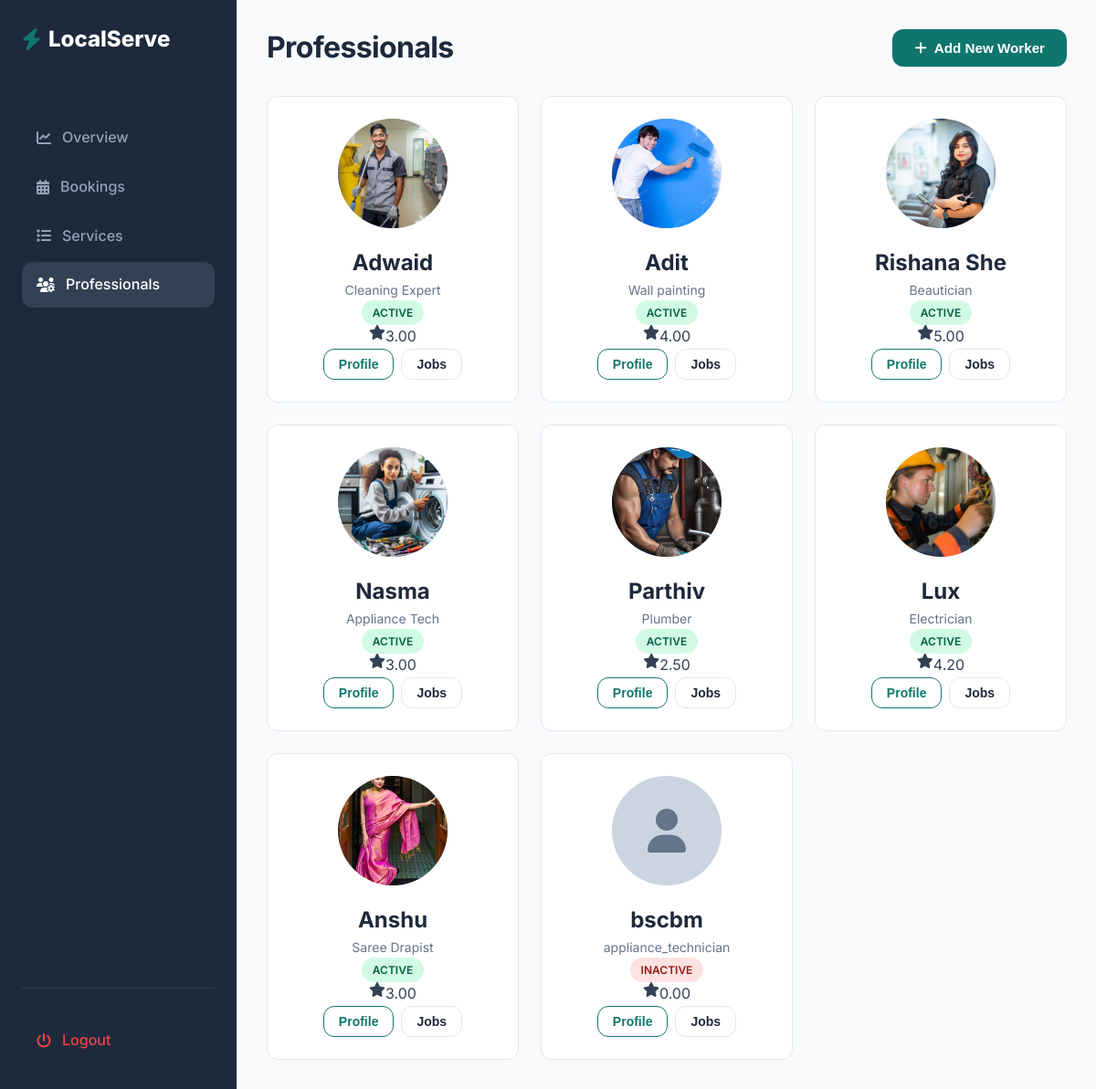
/services/admin_workers/, run on an earlier commit of the app's database.
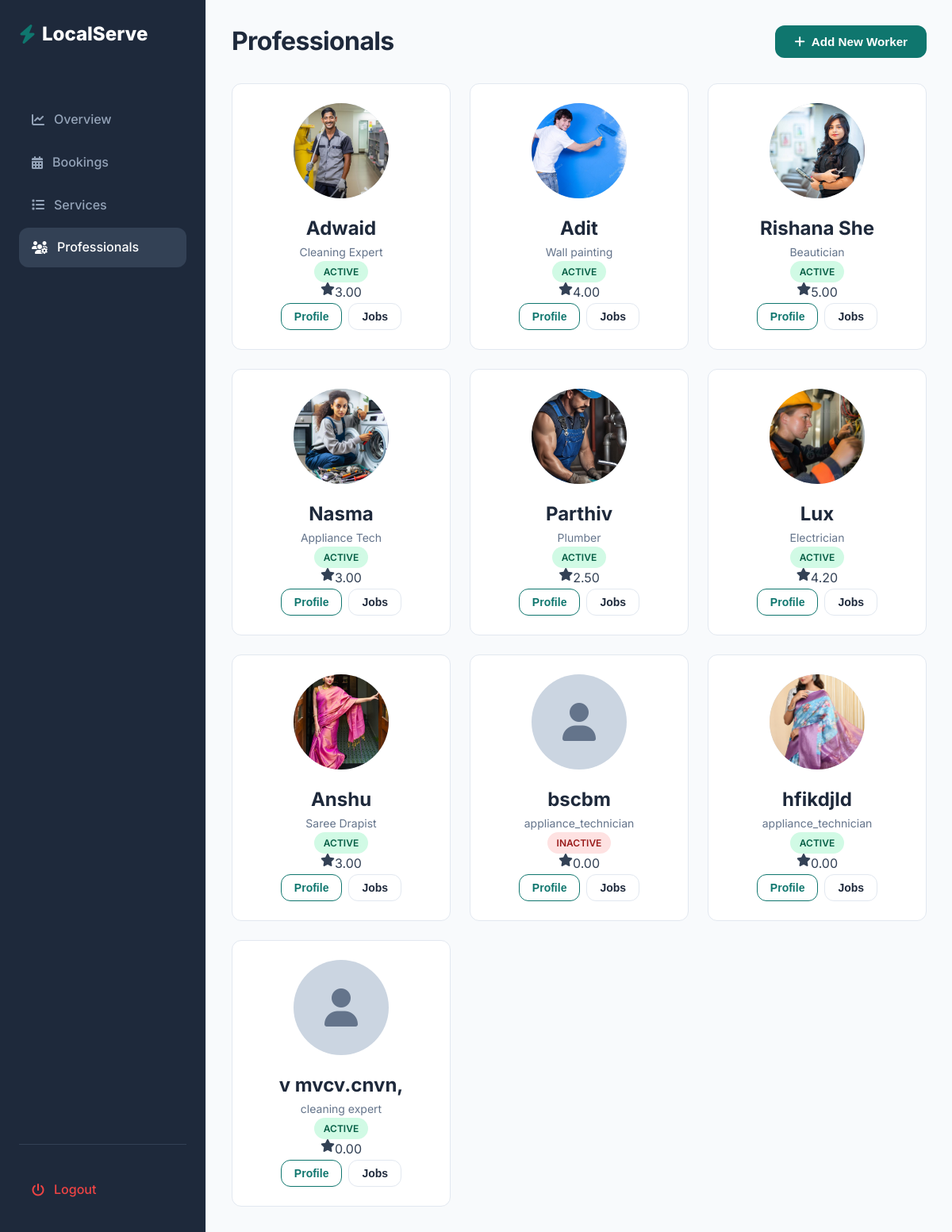
And on a later commit of the database.
### services/models.py (models this page shows, shortened)
class Worker(models.Model):
    ROLE_CHOICES = [
        ('cleaning expert','Cleaning Expert'),
        ('appliance_technician', 'Appliance Technician'),
        ('electrician', 'Electrician'),
        ('plumber', 'Plumber'),
        ('beautician', 'Beautician'),
        ('painter', 'Painter'),
    ]
    full_name = models.CharField(max_length=150)
    role = models.CharField(max_length=100,choices = ROLE_CHOICES)
    phone = models.CharField(max_length=20,unique=True)
    photo = models.ImageField(upload_to="workers/",blank=True,null=True)
    rating = models.DecimalField(max_digits=3,decimal_places=2,default=0.0)
    email = models.EmailField(blank=True)
    experiance_years = models.IntegerField(null=True, blank=True)
    location = models.CharField(max_length=100, blank=True)
    is_active = models.BooleanField(default=True)
    created_at = models.DateTimeField(auto_now_add=True)

### services/views.py (the view)
# urls.py: path('admin_workers/', views.admin_workers, name = "admin_workers"),
def admin_workers(request):
    workers = Worker.objects.all()
    return render(request, 'admin/workers/admin_workers.html',{'workers':workers})

### templates/admin/workers/admin_workers.html (shortened to what this page needs)
{% extends "base_admin.html" %}
    {% block content %}
        <div class="flex justify-between items-center" style="margin-bottom: 2rem;">
            <h2>Professionals</h2>
            <a href="{% url "add_worker" %}">
                <button class="btn btn-primary"><i class="fa-solid fa-plus"></i> Add New Worker</button>
            </a>
        </div>
        <div class="grid grid-cols-3 grid-gap">
            {% for worker in workers %}
            <div class="card text-center">
                <div
                    style="width: 120px; height: 120px; background: #CBD5E1; border-radius: 50%; margin: 0 auto 1.5rem; overflow: hidden; display: flex; align-items: center; justify-content: center;">
                    {% if worker.photo %}
                        <img src="{{ worker.photo.url }}" alt="{{ worker.full_name }}" style="width: 100%; height: 100%; object-fit: cover;">
                      {% else %}
                         <i class="fa-solid fa-user fa-3x text-light"></i>
                    {% endif %}
                </div>
                <h3 style="margin-bottom: 0.25rem;">{{ worker.full_name }}</h3>
                <p class="text-light text-sm mb-2">{{ worker.role }}</p>
                {% if worker.is_active %}
                    <span class="badge badge-success">Active</span>
                {% else %}
                    <span class="badge badge-danger">Inactive</span>
                {% endif %}
                <div class="flex justify-center gap-xs text-warning mb-2">
                    <i class="fa-solid fa-star"></i> {{ worker.rating }}
                </div>
                <div class="flex justify-center gap-sm mt-3">
                    <a href="{% url 'worker_profile' worker.id %}">
                        <button class="btn btn-outline btn-sm">Profile</button>
                    </a>
                    <a href="{% url "worker_jobs" worker.id %}">
                        <button class="btn btn-secondary btn-sm">Jobs</button>
                    </a>
                </div>
            </div>
            {% empty %}
                <p class="text-light">No workers added yet</p>
            {% endfor %}
            </div>
    {% endblock %}

What changed in the data, as far as the page shows it:
added Worker: photo (picture), full_name "hfikdjld", role "appliance_technician", is_active "ACTIVE", rating "0.00"
added Worker: full_name "v mvcv.cnvn,", role "cleaning expert", is_active "ACTIVE", rating "0.00"
